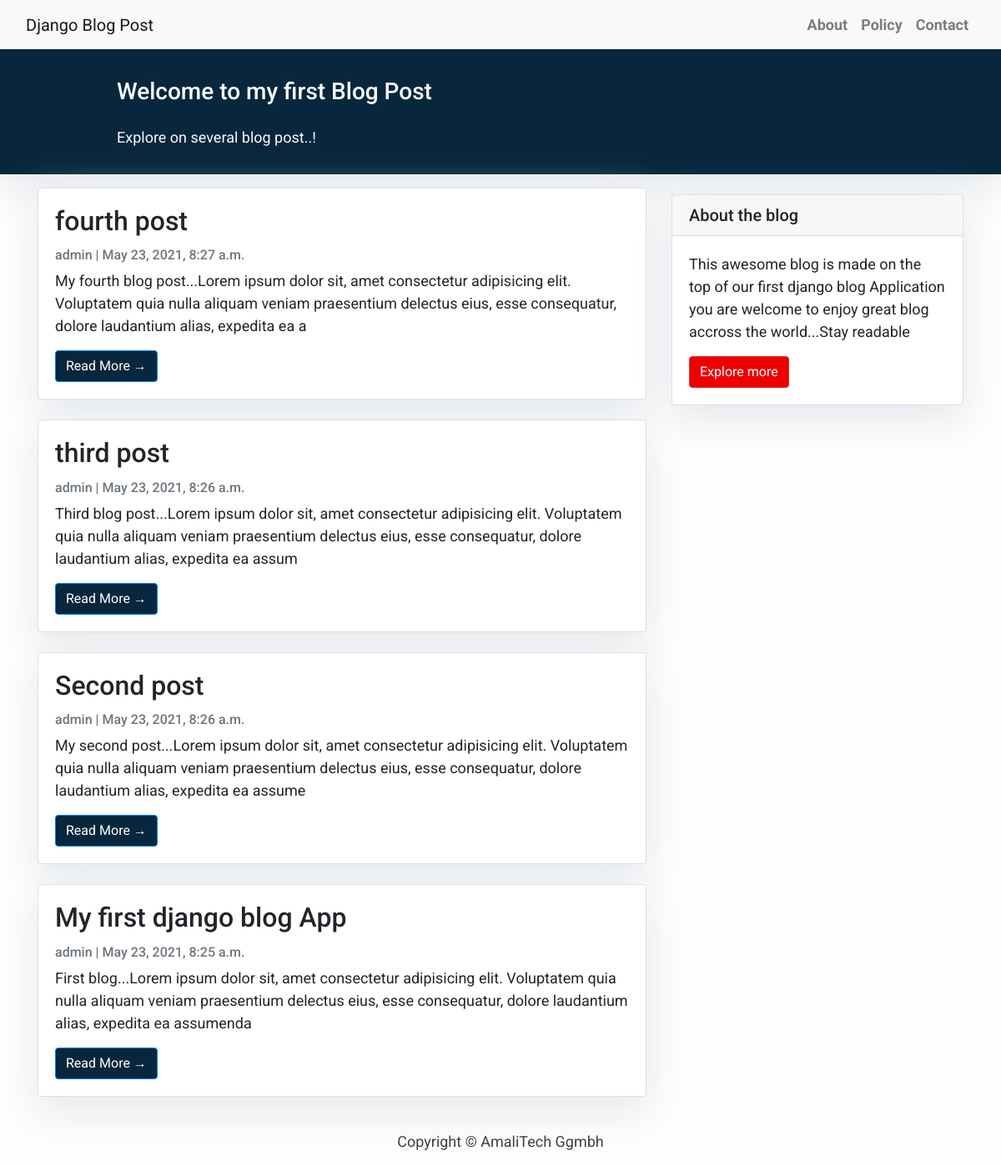
The page / on the database its author committed.
### blog/models.py (models this page shows, shortened)
class Post(models.Model):
    title = models.CharField(max_length=200, unique=True)
    slug = models.SlugField(max_length=200, unique=True)
    author = models.ForeignKey(User, on_delete= models.CASCADE,related_name='blog_posts')
    updated_on = models.DateTimeField(auto_now= True)
    content = models.TextField()
    created_on = models.DateTimeField(auto_now_add=True)
    status = models.IntegerField(choices=STATUS, default=0)
    category = models.ForeignKey(User, on_delete= models.CASCADE, max_length= 200)
    status = models.IntegerField(choices=STATUS, default=0)
    class Meta:
        ordering = ['-created_on']

### blog/views.py (the view)
# urls.py: path('', views.PostList.as_view(), name='home'),
class PostList(generic.ListView):
    queryset = Post.objects.all().order_by('-created_on')
    template_name = 'index.html'

### template/index.html (shortened to what this page needs)
{% extends "base.html" %}
{% block content %}
<header class="masthead">
    <div class="container">
        <div class="row">
            <div class=" col-md-8 col-md-10 mx-auto">
                <div class="site-heading">
                    <h3 class=" site-heading my-4 mt-3 text-white"> Welcome to my first Blog Post </h3>
                    <p class="text-light">Explore on several blog post..! &nbsp
                    </p>
                </div>
            </div>
        </div>
    </div>
</header>
<div class="container">
    <div class="row">
        <div class="col-md-8 mt-3 left">
            {% for post in post_list %}
            <div class="card mb-4">
                <div class="card-body">
                    <h2 class="card-title">{{ post.title }}</h2>
                    <p class="card-text text-muted h6">{{ post.author }} | {{ post.created_on}} </p>
                    <p class="card-text">{{post.content|slice:":200" }}</p>
                    <a href="{% url 'post_detail' post.slug  %}" class="btn btn-primary">Read More &rarr;</a>
                </div>
            </div>
            {% endfor %}
        </div>
        {% block sidebar %} {% include 'sidebar.html' %} {% endblock sidebar %}
    </div>
</div>
{%endblock%}

### template/base.html (shortened to what this page needs)
<!DOCTYPE html>
<html>
    <head>
        <link rel="stylesheet" href="https://maxcdn.bootstrapcdn.com/bootstrap/4.0.0/css/bootstrap.min.css"
 />
    </head>
    <body>
        <nav class="navbar navbar-expand-lg navbar-light bg-light shadow" id="mainNav">
            <div class="container-fluid">
                <a class="navbar-brand" href="{% url 'home' %}">Django Blog Post</a>
                <div class="collapse navbar-collapse" id="navbarResponsive">
                    <ul class="navbar-nav ml-auto">
                        <li class="nav-item text-black">
                            <a class="nav-link text-black font-weight-bold" href="#">About</a>
                        </li>
                        <li class="nav-item text-black">
                            <a class="nav-link text-black font-weight-bold" href="#">Policy</a>
                        </li>
                        <li class="nav-item text-black">
                            <a class="nav-link text-black font-weight-bold" href="#">Contact</a>
                        </li>
                    </ul>
                </div>
            </div>
        </nav>
        {% block content %}{% endblock content %}
        <footer class="py-3 bg-grey">
            <p class="m-0 text-dark text-center ">Copyright &copy; AmaliTech Ggmbh</p>
        </footer>
    </body>
</html>

### template/sidebar.html (shortened to what this page needs)
<!DOCTYPE html>
<html lang="en">
<head>
</head>
<body>
    {% block sidebar %}
    <div class="col-md-4 float-right ">
    <div class="card my-4">
            <h5 class="card-header">About the blog</h5>
        <div class="card-body">
            <p class="card-text"> This awesome blog is made on the top of our first django blog Application you are welcome to enjoy great blog accross the world...Stay readable</p>
            <a href="#"class="btn btn-danger">Explore more</a>
        </div>
    </div>
    </div>
    {% endblock sidebar %}
</body>
</html>

### template/base.html (style rules this page uses)
body { font-family: "Roboto", sans-serif; font-size: 17px; background-color: #fdfdfd; }
.shadow { box-shadow: 0 4px 2px -2px rgba(0, 0, 0, 0.1); }
.btn-danger { color: #fff; background-color: #f00000; border-color: #dc281e; }
.masthead { background: #08273d; height: auto; padding-bottom: 15px; box-shadow: 0 16px 48px #E3E7EB; padding-top: 10px; }

### template/index.html (style rules this page uses)
body { font-family: "Roboto", sans-serif; font-size: 18px; background-color: #fdfdfd; }
.card { box-shadow: 0 16px 48px #E3E7EB; }
.btn-primary { background-color: #08273d; }

### template/sidebar.html (style rules this page uses)
.card { box-shadow: 0 16px 48px #E3E7EB; }

### rows shown on the page
Post: title "fourth post", author "admin", created_on "May 23, 2021, 8:27 a.m.", content "My fourth blog post...Lorem ipsum dolor sit, amet consectetur adipisicing elit. Voluptatem quia nulla aliquam veniam praesentium delectus eius, esse consequatur, dolore laudantium alias, expedita ea a"
Post: title "third post", author "admin", created_on "May 23, 2021, 8:26 a.m.", content "Third blog post...Lorem ipsum dolor sit, amet consectetur adipisicing elit. Voluptatem quia nulla aliquam veniam praesentium delectus eius, esse consequatur, dolore laudantium alias, expedita ea assum"
Post: title "Second post", author "admin", created_on "May 23, 2021, 8:26 a.m.", content "My second post...Lorem ipsum dolor sit, amet consectetur adipisicing elit. Voluptatem quia nulla aliquam veniam praesentium delectus eius, esse consequatur, dolore laudantium alias, expedita ea assume"
Post: title "My first django blog App", author "admin", created_on "May 23, 2021, 8:25 a.m.", content "First blog...Lorem ipsum dolor sit, amet consectetur adipisicing elit. Voluptatem quia nulla aliquam veniam praesentium delectus eius, esse consequatur, dolore laudantium alias, expedita ea assumenda"
